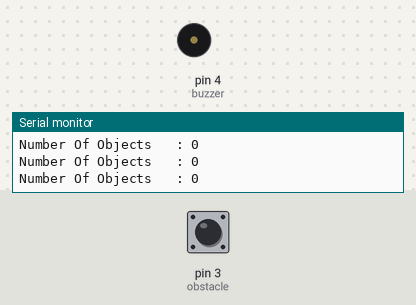
A sketch run on a simulated Arduino Uno, built with avr-gcc and run on an emulated ATmega328P. Shown: buzzer (waves = sounding, pin HIGH), the last lines printed to the serial monitor. The test bench sets the inputs (shaded band); at power-on: pin 3 (obstacle) LOW.

Above: at 1.2 s.
1.3 s: pin 3 (obstacle) driven HIGH
At 1.9 s:
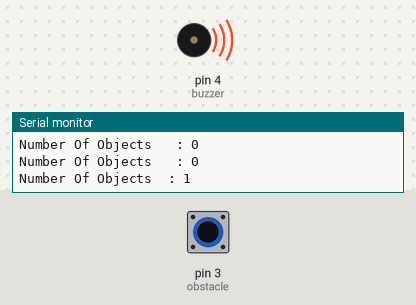
4.3 s: pin 3 (obstacle) driven LOW
At 5.5 s:
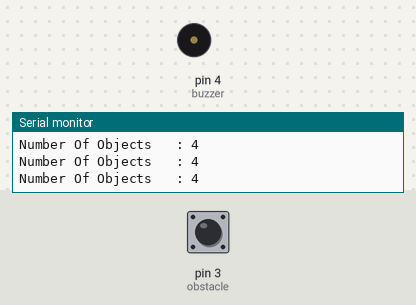
5.8 s: pin 3 (obstacle) pulsed HIGH 2 times (0.12 s each, 0.3 s apart)
At 6.4 s:
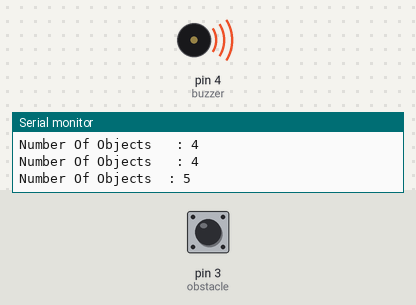
9.4 s: pin 3 (obstacle) pulsed HIGH 5 times (0.12 s each, 0.3 s apart)
At 11.4 s:
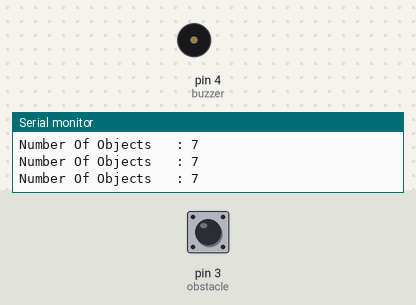
Timing chart, 0 to 12.9 s (numbered marks = the images above; inputs shaded):
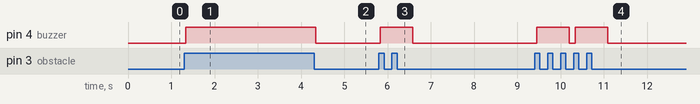

The sketch:

265Engineer_Project_1.ino
```cpp
int buzzer = 4;
int obstacle = 3;
int NumObstacle = 0;
void setup() {
  // put your setup code here, to run once:
pinMode (obstacle , INPUT);
pinMode (buzzer , OUTPUT);
Serial.begin(9600);
}

void loop() {
  // put your main code here, to run repeatedly:

if(digitalRead(obstacle)==HIGH)
{
  NumObstacle++;
  Serial.println("Number Of Objects  : " + String (NumObstacle));
  digitalWrite(buzzer , HIGH);
  delay(750);
}
 Serial.println("Number Of Objects   : " + String (NumObstacle));
 digitalWrite(buzzer , LOW);
}
```

Measured:
- after the input at 1.3 s, pin 4 (buzzer): LOW → HIGH at once
- after the input at 4.3 s, pin 4 (buzzer): HIGH → LOW at once
- after the input at 5.8 s, pin 4 (buzzer): LOW → HIGH at once, → LOW 0.75 s later
- after the input at 9.4 s, pin 4 (buzzer): alternates HIGH for 0.75 s and LOW for 0.14 s, 4 changes in all, then stays LOW, starting after 0.05 s
